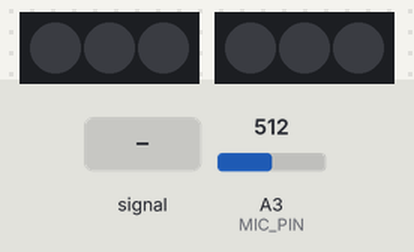
Recording of a sketch running on a simulated Arduino Uno, built with avr-gcc and run on an emulated ATmega328P. Shown: 2 × 3 RGB LEDs in strip order, left to right. The test bench sets the inputs (shaded band); at power-on: A3 (MIC_PIN) = 512. Dim RGB values are drawn brighter than linear.

Above: at 1.2 s.
1.3 s: A3 (MIC_PIN) fed a 2 Hz sine of ±306 counts around its level
At 1.62 s:
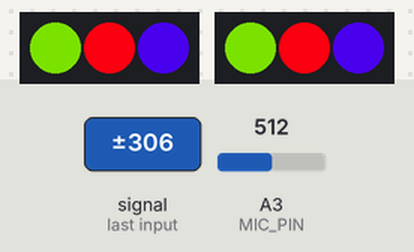
4.3 s: A3 (MIC_PIN) fed a 200 Hz sine of ±81 counts around its level
At 4.37 s:
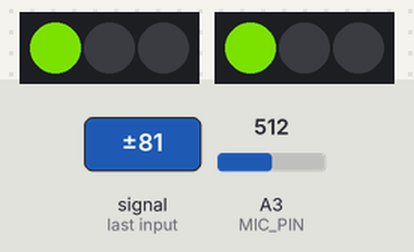
5.9 s: A3 (MIC_PIN) fed a 2 Hz sine of ±306 counts around its level
At 8.8 s:
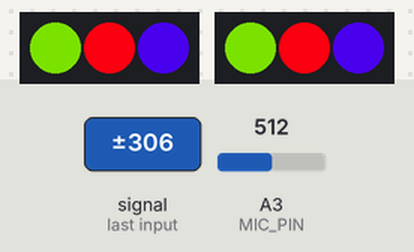
8.9 s: A3 (MIC_PIN) set to 716
10.4 s: A3 (MIC_PIN) set to 665
At 11.6 s:
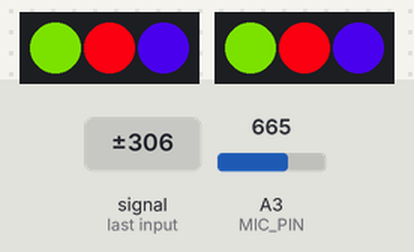
11.9 s: A3 (MIC_PIN) set to 656
At 12.7 s:
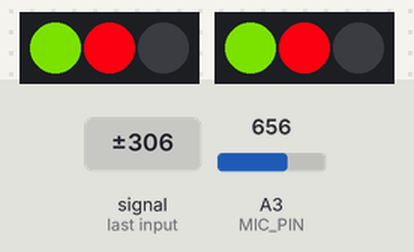
Timing chart, 0 to 14.4 s (numbered marks = the images above; inputs shaded):
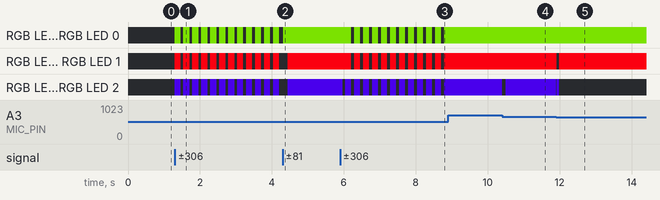

Measured:
- the behaviour switches between 657 and 656 on A3 (MIC_PIN) (found by bisection; images 4 and 5)
- after the input at 1.3 s, RGB LED 0, RGB LED 0: alternates RGB(90, 165, 0) for 0.17 s and off for 0.08 s, starting at once; RGB LED 1, RGB LED 1: alternates RGB(240, 0, 15) for 0.17 s and off for 0.08 s, starting at once; RGB LED 2, RGB LED 2: alternates RGB(60, 0, 195) for 0.17 s and off for 0.08 s, starting at once
- after the input at 5.9 s, RGB LED 0, RGB LED 0: alternates RGB(90, 165, 0) for 0.17 s and off for 0.08 s, starting after 0.31 s; RGB LED 1, RGB LED 1: alternates RGB(240, 0, 15) for 0.17 s and off for 0.08 s, starting after 0.31 s; RGB LED 2, RGB LED 2: alternates RGB(60, 0, 195) for 0.17 s and off for 0.08 s, starting after 0.07 s
- after the input at 8.9 s, every drawn part: stays the same
- after the input at 10.4 s, RGB LED 2, RGB LED 2: RGB(60, 0, 195) → off at once, → RGB(60, 0, 195) 0.09 s later
- after the input at 11.9 s, RGB LED 1, RGB LED 1: RGB(240, 0, 15) → off at once, → RGB(240, 0, 15) 0.08 s later; RGB LED 2, RGB LED 2: RGB(60, 0, 195) → off at once, → RGB(60, 0, 195) 0.01 s later, → off 0.08 s later

The sketch:

hackaday_audio_visualizer.ino.ino
```cpp
// (licence header left out)
#include <Adafruit_NeoPixel.h>

#define MIC_PIN   A3  // Microphone is attached to this analog pin
#define LED_PIN_R    2  // NeoPixel LED strand is connected to this pin
#define LED_PIN_L    9  // NeoPixel LED strand is connected to this pin
#define DC_OFFSET  0  // DC offset in mic signal - if unusure, leave 0
#define NOISE     20  // Noise/hum/interference in mic signal
#define SAMPLES   60  // Length of buffer for dynamic level adjustment
#define TOP       (3+2) // Allow dot to go slightly off scale
#define PEAK_FALL 70  // Rate of peak falling dot

byte
peak      = 0,      // Used for falling dot
dotCount  = 0,      // Frame counter for delaying dot-falling speed
volCount  = 0;      // Frame counter for storing past volume data
int
vol[SAMPLES],       // Collection of prior volume samples
    lvl       = 10,      // Current "dampened" audio level
    minLvlAvg = 0,      // For dynamic adjustment of graph low & high
    maxLvlAvg = 512;

Adafruit_NeoPixel  Etta = Adafruit_NeoPixel(3, LED_PIN_L, NEO_GRB + NEO_KHZ800);
Adafruit_NeoPixel  Gella = Adafruit_NeoPixel(3, LED_PIN_R, NEO_GRB + NEO_KHZ800);

void setup() {

  memset(vol, 0, sizeof(vol));
  Etta.begin();
  Gella.begin();
  Etta.show(); // Initialize all pixels to 'off'
  Gella.show(); // Initialize all pixels to 'off'
}

void loop() {
  uint8_t  i;
  uint16_t minLvl, maxLvl;
  int      n, height;


  n   = analogRead(MIC_PIN);                        // Raw reading from mic
  n   = abs(n - 512 - DC_OFFSET); // Center on zero
  n   = (n <= NOISE) ? 0 : (n - NOISE);             // Remove noise/hum
  lvl = ((lvl * 7) + n) >> 3;    // "Dampened" reading (else looks twitchy)

  // Calculate bar height based on dynamic min/max levels (fixed point):
  height = TOP * (lvl - minLvlAvg) / (long)(maxLvlAvg - minLvlAvg);

  if (height < 0L)       height = 0;     // Clip output
  else if (height > TOP) height = TOP;
  if (height > peak)     peak   = height; // Keep 'peak' dot at top


  // Color pixels based on rainbow gradient
  for (i = 0; i < 3; i++) {
    if (i >= height) {
      Etta.setPixelColor(i,   0,   0, 0);
      Gella.setPixelColor(i,   0,   0, 0);
    }
    else {
      Etta.setPixelColor(i, Wheel_left(map(i, 0, 2, 30, 150)));
      Gella.setPixelColor(i, Wheel_right(map(i, 0, 2, 30, 150)));
    }
  }

  // Draw peak dot
  if (peak > 0 && peak <= 2)
  {
    Etta.setPixelColor(peak, Wheel_left(map(peak, 0, 2, 30, 150)));
    Gella.setPixelColor(peak, Wheel_right(map(peak, 0, 2, 30, 150)));
  }


  Etta.show();
  Gella.show();

  // Every few frames, make the peak pixel drop by 1:

  if (++dotCount >= PEAK_FALL) { //fall rate

    if (peak > 0) peak--;
    dotCount = 0;
  }


  vol[volCount] = n;                      // Save sample for dynamic leveling
  if (++volCount >= SAMPLES) volCount = 0; // Advance/rollover sample counter

  // Get volume range of prior frames
  minLvl = maxLvl = vol[0];
  for (i = 1; i < SAMPLES; i++) {
    if (vol[i] < minLvl)      minLvl = vol[i];
    else if (vol[i] > maxLvl) maxLvl = vol[i];
  }

  if ((maxLvl - minLvl) < TOP) maxLvl = minLvl + TOP;
  minLvlAvg = (minLvlAvg * 63 + minLvl) >> 6; // Dampen min/max levels
  maxLvlAvg = (maxLvlAvg * 63 + maxLvl) >> 6; // (fake rolling average)

}

// Input a value 0 to 255 to get a color value.
// The colors are a transition r - g - b - back to r.
uint32_t Wheel_left(byte WheelPos) {
  if (WheelPos < 85) {
    return Etta.Color(WheelPos * 3, 255 - WheelPos * 3, 0);
  } else if (WheelPos < 170) {
    WheelPos -= 85;
    return Etta.Color(255 - WheelPos * 3, 0, WheelPos * 3);
  } else {
    WheelPos -= 170;
    return Etta.Color(0, WheelPos * 3, 255 - WheelPos * 3);
  }
}

uint32_t Wheel_right(byte WheelPos) {
  if (WheelPos < 85) {
    return Gella.Color(WheelPos * 3, 255 - WheelPos * 3, 0);
  } else if (WheelPos < 170) {
    WheelPos -= 85;
    return Gella.Color(255 - WheelPos * 3, 0, WheelPos * 3);
  } else {
    WheelPos -= 170;
    return Gella.Color(0, WheelPos * 3, 255 - WheelPos * 3);
  }
}
```
